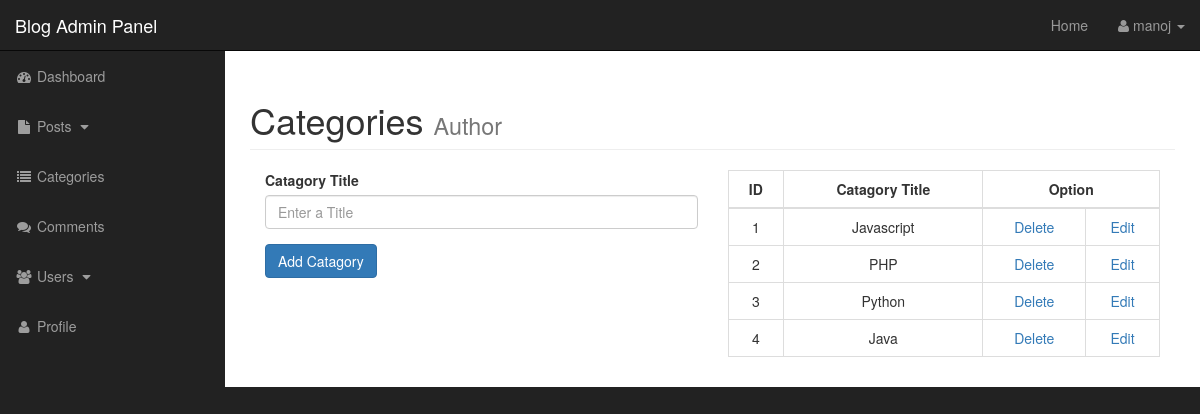
Screenshot of /admin/categories.php (signed in) with the database file from the repository.
### tables this page shows
CREATE TABLE `categories` (
  `cat_id` int(3) NOT NULL,
  `cat_title` varchar(255) DEFAULT NULL
);

### admin/includes/functions.php (the view, shortened to what this page needs)
<?php
function find_all_categories(){
global $connection;
	$query = "SELECT * FROM categories ";
	$select_cat = mysqli_query($connection,$query);
while($row = mysqli_fetch_assoc($select_cat)){
	$cat_id = $row['cat_id'];
	$cat_title = $row['cat_title'];
echo "<tr>
		<td class='text-center'>{$cat_id}</td>
		<td class='text-center'>{$cat_title}</td>
		<td class='text-center'><a href='categories.php?delete={$cat_id}'>Delete</a></td>
		<td class='text-center'><a href='categories.php?edit={$cat_id}'>Edit</a></td>
	</tr>";
	}
}

### admin/css/sb-admin.css (style rules this page uses)
body { margin-top: 100px; background-color: #222; }
@media (min-width:768px) { body { margin-top: 50px; } }

### rows the page displays
categories: cat_id "1", cat_title "Javascript"
categories: cat_id "2", cat_title "PHP"
categories: cat_id "3", cat_title "Python"
categories: cat_id "4", cat_title "Java"

### other values shown
$_SESSION['username'] "manoj"
